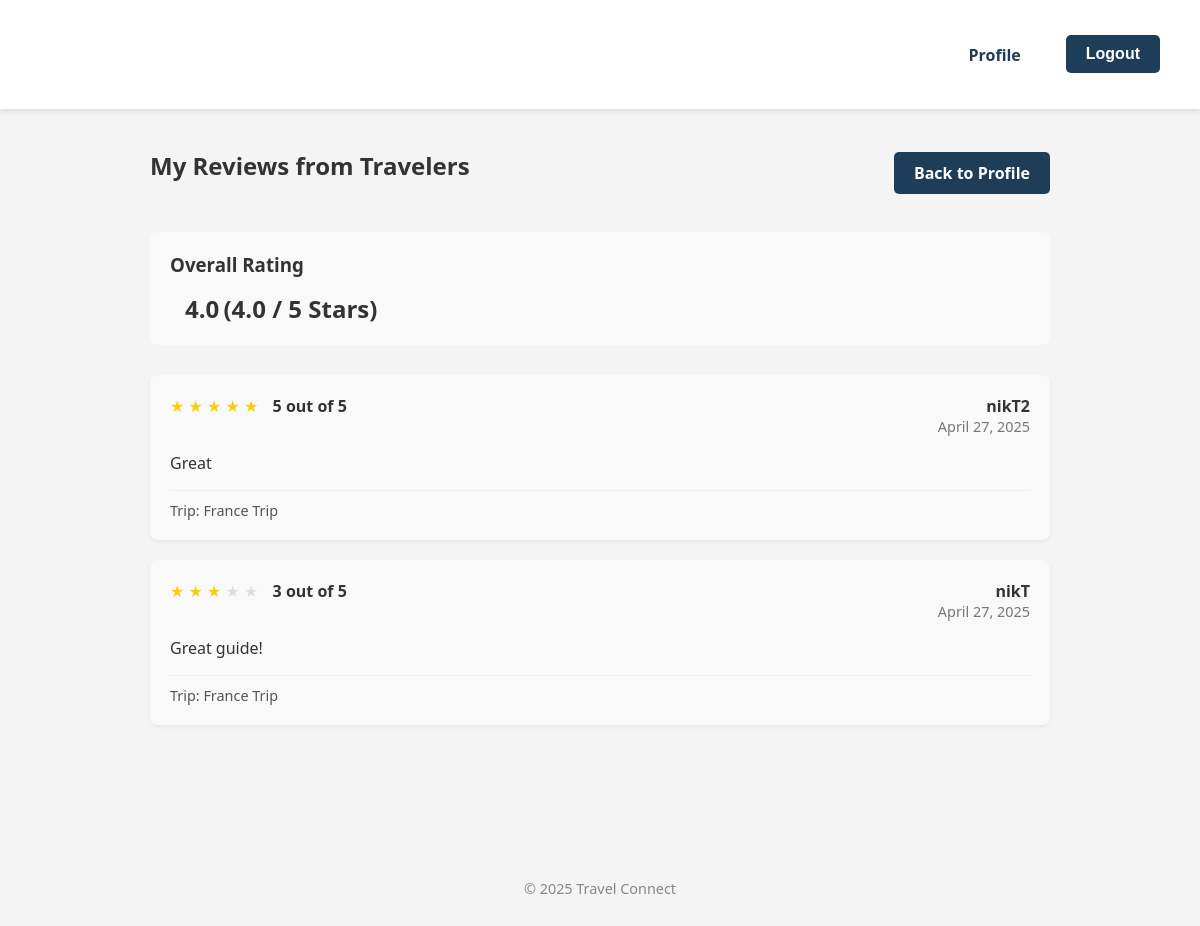
Screenshot of /guides/reviews/ (signed in) with the database file from the repository.
### pages/models.py (models this page shows, shortened)
class GuideReview(models.Model):
    traveler = models.ForeignKey(User, on_delete=models.CASCADE, related_name='reviews_given')
    guide = models.ForeignKey(User, on_delete=models.CASCADE, related_name='reviews_received')
    trip_area = models.ForeignKey(TripArea, on_delete=models.CASCADE, related_name='reviews', null=True, blank=True)
    rating = models.IntegerField(validators=[MinValueValidator(1), MaxValueValidator(5)])
    comment = models.TextField()
    created_at = models.DateTimeField(auto_now_add=True)
    class Meta:
        ordering = ['-created_at']
        unique_together = ('traveler', 'guide', 'trip_area')

class User(AbstractUser):
    ROLE_CHOICES = (
        ('traveler', 'Traveler'),
        ('guide', 'Tour Guide'),
        ('admin', 'Admin'),
    )
    role = models.CharField(max_length=20, choices=ROLE_CHOICES, default='traveler')
    def is_guide(self):
        return self.role == 'guide'
    def is_admin(self):
        return self.role == 'admin'

class TripArea(models.Model):
    user = models.ForeignKey(User, on_delete=models.CASCADE, related_name='trip_areas')
    name = models.CharField(max_length=100)
    description = models.TextField(blank=True)
    latitude = models.FloatField()
    longitude = models.FloatField()
    radius = models.FloatField()  # in kilometers
    created_at = models.DateTimeField(auto_now_add=True)
    assigned_guide = models.ForeignKey(
        User,
        on_delete=models.SET_NULL,
        null=True,
        blank=True,
        related_name='guided_trips'
    )

### pages/views.py (the view)
# urls.py: path('guides/reviews/', views.guide_reviews_view, name='guide_reviews'),
@login_required
def guide_reviews_view(request):
    if not request.user.is_guide():
        messages.error(request, "This feature is only for tour guides.")
        return redirect('profile')
    reviews = GuideReview.objects.filter(guide=request.user)
    avg_rating = reviews.aggregate(Avg('rating'))['rating__avg'] or 0
    return render(request, 'pages/guide_reviews.html', {
        'reviews': reviews,
        'avg_rating': avg_rating
    })

### pages/templates/pages/guide_reviews.html (shortened to what this page needs)
{% extends 'pages/base.html' %}
{% block content %}
<div class="guide-reviews-container">
    <div class="guide-reviews-header">
        <h2>My Reviews from Travelers</h2>
        <a href="{% url 'profile' %}" class="btn">Back to Profile</a>
    </div>
    <div class="guide-rating-summary">
        <h3>Overall Rating</h3>
        <div class="rating-display">
            <div class="rating-stats">
                <span class="rating-value">{{ avg_rating|floatformat:"1" }}</span>
                <span class="rating-value">({{ avg_rating|floatformat:"1" }} / 5 Stars)</span>
            </div>
        </div>
    </div>
    {% if reviews %}
        <div class="reviews-list">
            {% for review in reviews %}
                <div class="review-item">
                    <div class="review-header">
                        <div class="review-stars">
                            {% for i in "12345" %}
                                {% if forloop.counter <= review.rating %}
                                    <span class="star filled">★</span>
                                {% else %}
                                    <span class="star">★</span>
                                {% endif %}
                            {% endfor %}
                            <span class="rating-text">{{ review.rating }} out of 5</span>
                        </div>
                        <div class="review-meta">
                            <span class="review-author">{{ review.traveler.username }}</span>
                            <span class="review-date">{{ review.created_at|date:"F j, Y" }}</span>
                        </div>
                    </div>
                    <div class="review-content">
                        <p>{{ review.comment }}</p>
                        {% if review.trip_area %}
                            <div class="review-trip">
                                Trip: <span>{{ review.trip_area.name }}</span>
                            </div>
                        {% endif %}
                    </div>
                </div>
            {% endfor %}
        </div>
    {% else %}
        <div class="no-reviews">
            <p>You haven't received any reviews yet.</p>
            <p>As travelers book your tours and work with you, they can leave reviews about their experience.</p>
        </div>
    {% endif %}
</div>
{% endblock %}

### pages/static/core/style.css (style rules this page uses)
body { font-family: 'Segoe UI', sans-serif; margin: 0; padding: 0; background-color: #f4f4f4; color: #333; }
a { text-decoration: none; color: #1e3d58; }
.btn { display: inline-block; background-color: #1e3d58; color: white; padding: 10px 20px; border-radius: 5px; margin-top: 15px; font-weight: 600; border: none; cursor: pointer; text-align: center; font-size: 1rem; transition: background-color 0.3s ease, transform 0.2s ease; }

### pages/templates/pages/guide_reviews.html (style rules this page uses)
.guide-reviews-container { max-width: 900px; margin: 0 auto; padding: 20px; }
.guide-reviews-header { display: flex; justify-content: space-between; align-items: center; margin-bottom: 30px; }
.guide-rating-summary { background-color: #f9f9f9; padding: 20px; border-radius: 8px; margin-bottom: 30px; }
.guide-rating-summary h3 { margin-top: 0; margin-bottom: 15px; }
.rating-display { display: flex; align-items: center; }
.star { color: #ddd; font-size: 24px; }
.star.filled { color: #f8ce0b; }
.rating-stats { margin-left: 15px; }
.rating-value { font-size: 24px; font-weight: bold; }
.reviews-list { display: flex; flex-direction: column; gap: 20px; margin-bottom: 30px; }
.review-item { background-color: #f9f9f9; padding: 20px; border-radius: 8px; box-shadow: 0 2px 4px rgba(0,0,0,0.05); }
.review-header { display: flex; justify-content: space-between; margin-bottom: 15px; }
.review-stars .star { font-size: 16px; }
.rating-text { margin-left: 10px; font-weight: bold; }
.review-meta { display: flex; flex-direction: column; align-items: flex-end; }
.review-author { font-weight: bold; }
.review-date { color: #777; font-size: 0.9em; }
.review-trip { margin-top: 10px; padding-top: 10px; border-top: 1px solid #eee; font-size: 0.9em; color: #555; }

### rows the page displays
GuideReview: rating "5", traveler.username "nikT2", created_at "April 27, 2025", comment "Great", trip_area.name "France Trip"
GuideReview: rating "3", traveler.username "nikT", created_at "April 27, 2025", comment "Great guide!", trip_area.name "France Trip"

### other values shown
{{ avg_rating|floatformat:"1" }} "4.0"
